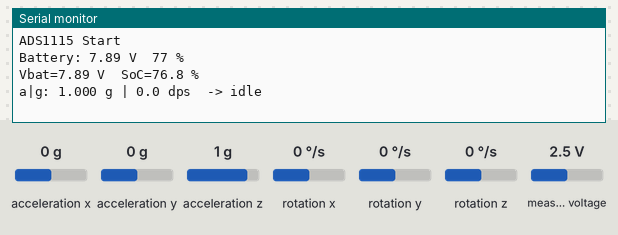
Bench run of a sketch on a simulated ESP32. Shown: the last lines printed to the serial monitor. Wiring (inferred from the names in the program): MPU-6050 motion sensor at I2C address 0x68. Inputs (shaded band) come from the test bench; at power-on: acceleration x 0 g, measured voltage 2.5 V, acceleration y 0 g, acceleration z 1 g, rotation x 0 °/s, rotation y 0 °/s, rotation z 0 °/s.

Above: at 1.4 s.
1.5 s: acceleration x set to -1.4 g
At 2.4 s:
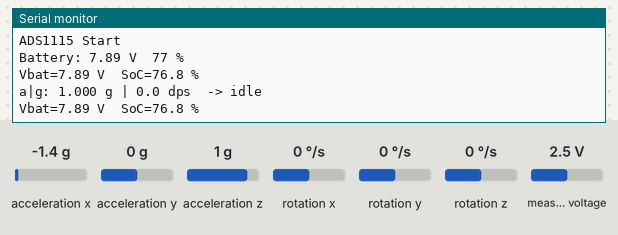
5.9 s: measured voltage set to 0.1 V
At 6.5 s:
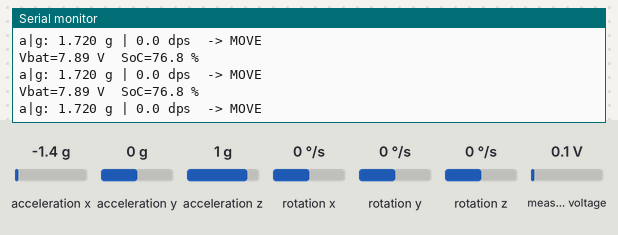
7.4 s: acceleration y set to -1.4 g
At 8.6 s:
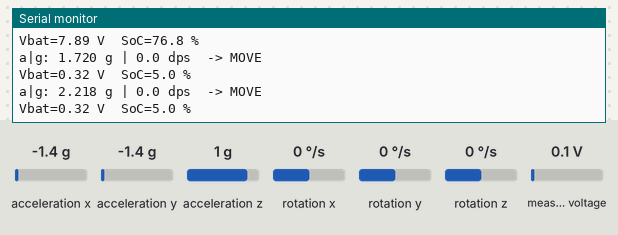
8.9 s: acceleration z set to -1.4 g
At 10.2 s:
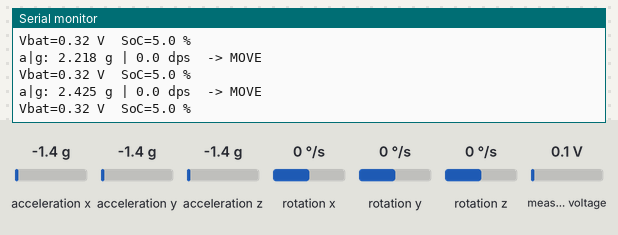
10.4 s: measured voltage set to 1.2 V
At 11.8 s:
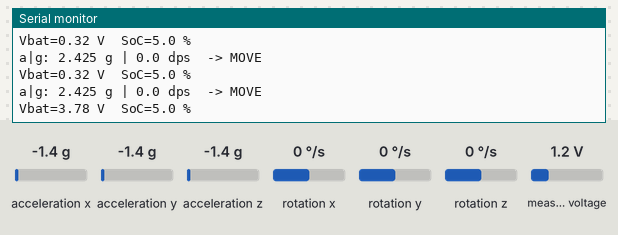
11.9 s: rotation x set to -192 °/s
At 13.8 s:
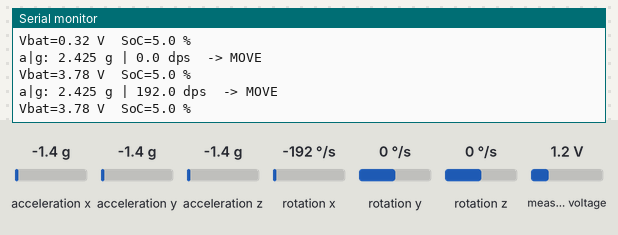
Timing chart, 0 to 14.4 s (numbered marks = the images above; inputs shaded):
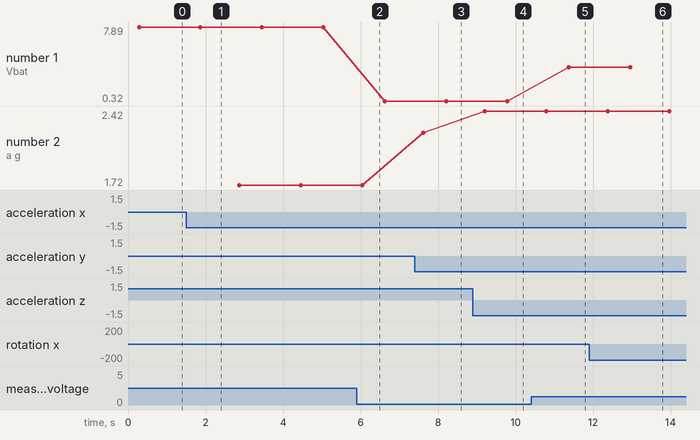

The sketch:

Sketch_2.ino
```cpp
// Sketch_2_MAX17048_MPU6050.ino
#include <Wire.h>
#include <math.h>
#include <Adafruit_ADS1X15.h>

constexpr int     SDA_PIN  = 21, SCL_PIN = 22; // ADS1115 und MPU6050

// ADS1115
Adafruit_ADS1115 ads;
constexpr uint8_t ADS_ADDR = 0x48;
constexpr uint8_t ADS_CH   = 0;
constexpr float   R1       = 100000.0f;
constexpr float   R2       = 47000.0f;
constexpr float   DIVIDER  = (R1 + R2) / R2;
constexpr float   VBAT_CAL = 7.14 / 7.08;

// MPU6050
constexpr uint8_t MPU_ADDR = 0x68;
constexpr float ACC_LSB   = 16384.0f; // ±2g
constexpr float GY_LSB    = 131.0f;
constexpr float A_DELTA_G = 0.030f;   //
constexpr float G_DPS_THR = 6.5f;

// ADS1115 Funktion
static float socFromVcell(float vcell){
  if (vcell <= 3.30f) return 5.0f;
  if (vcell >= 4.15f) return 100.0f;
  return (vcell - 3.30f) * (95.0f / (4.15f - 3.30f)) + 5.0f;
}

bool readBattery(float &vbat, float &soc){
  long acc = 0;
  for(int i=0;i<8;i++){ acc += ads.readADC_SingleEnded(ADS_CH); delay(2); }
  int16_t raw = (int16_t)(acc/8);
  const float LSB_V = 0.000125f;
  float vadc = raw * LSB_V;
  vbat = vadc * DIVIDER * VBAT_CAL;
  float vcell = vbat * 0.5f;
  soc = socFromVcell(vcell);
  return true;
}

// MPU6050 Funktion
bool mpuWrite(uint8_t r, uint8_t v){
  Wire.beginTransmission(MPU_ADDR); Wire.write(r); Wire.write(v);
  return Wire.endTransmission()==0;
}
uint8_t mpuRead8(uint8_t r){
  Wire.beginTransmission(MPU_ADDR); Wire.write(r);
  Wire.endTransmission(false);
  Wire.requestFrom(MPU_ADDR,(uint8_t)1);
  return Wire.read();
}
bool mpuInit(){
  if(!mpuWrite(0x6B,0x00)) return false; // wake up
  mpuWrite(0x1A,0x06);
  mpuWrite(0x1C,0b00000000);
  return (mpuRead8(0x75)==0x68);
}
void readAccelGyro(float &a_g, float &g_dps){
  int16_t ax,ay,az,gx,gy,gz;
  // Accel
  Wire.beginTransmission(MPU_ADDR); Wire.write(0x3B); Wire.endTransmission(false);
  Wire.requestFrom(MPU_ADDR,(uint8_t)6);
  ax=(Wire.read()<<8)|Wire.read(); ay=(Wire.read()<<8)|Wire.read(); az=(Wire.read()<<8)|Wire.read();
  // Gyro
  Wire.beginTransmission(MPU_ADDR); Wire.write(0x43); Wire.endTransmission(false);
  Wire.requestFrom(MPU_ADDR,(uint8_t)6);
  gx=(Wire.read()<<8)|Wire.read(); gy=(Wire.read()<<8)|Wire.read(); gz=(Wire.read()<<8)|Wire.read();

  a_g   = sqrtf((float)ax*ax+(float)ay*ay+(float)az*az)/ACC_LSB;
  g_dps = sqrtf((float)gx*gx+(float)gy*gy+(float)gz*gz)/GY_LSB;
}

// Setup
void setup(){
  Serial.begin(115200); delay(120);
  Wire.begin(SDA_PIN, SCL_PIN, 400000);

  if (!ads.begin(ADS_ADDR)) {
    Serial.println("ADS1115 nicht gefunden!");
  } else {
    ads.setGain(GAIN_ONE);
    Serial.println("ADS1115 Start");
  }

  if(!mpuInit()) Serial.println("MPU init failed");
  float v=0,p=0;
  if(readBattery(v,p)) Serial.printf("Battery: %.2f V  %.0f %%\n", v, p);
}

// Loop
void loop(){
  float v=0, p=0;
  if(readBattery(v,p)) Serial.printf("Vbat=%.2f V  SoC=%.1f %%\n", v, p);
  else Serial.println("Battery read failed");
  delay(1000);

  float a,g; readAccelGyro(a,g);
  bool moving = (fabsf(a-1.0f) > A_DELTA_G) || (g > G_DPS_THR);
  Serial.printf("a|g: %.3f g | %.1f dps  -> %s\n", a, g, moving?"MOVE":"idle");
  delay(500);
}
```

Measured:
- after the input at 7.4 s, the serial monitor: prints a new line after 0.23 s (image 3)
- after the input at 8.9 s, the serial monitor: prints a new line after 0.31 s (image 4)
- after the input at 10.4 s, the serial monitor: prints a new line after 0.98 s (image 5)
- after the input at 11.9 s, the serial monitor: prints a new line after 0.48 s (image 6)
- plotted number 1: 7.89 → 0.32 after the input at 5.9 s, 0.32 → 3.78 after the input at 10.4 s
- plotted number 2: 1.72 → 2.22 after the input at 7.4 s, 2.22 → 2.42 after the input at 8.9 s
